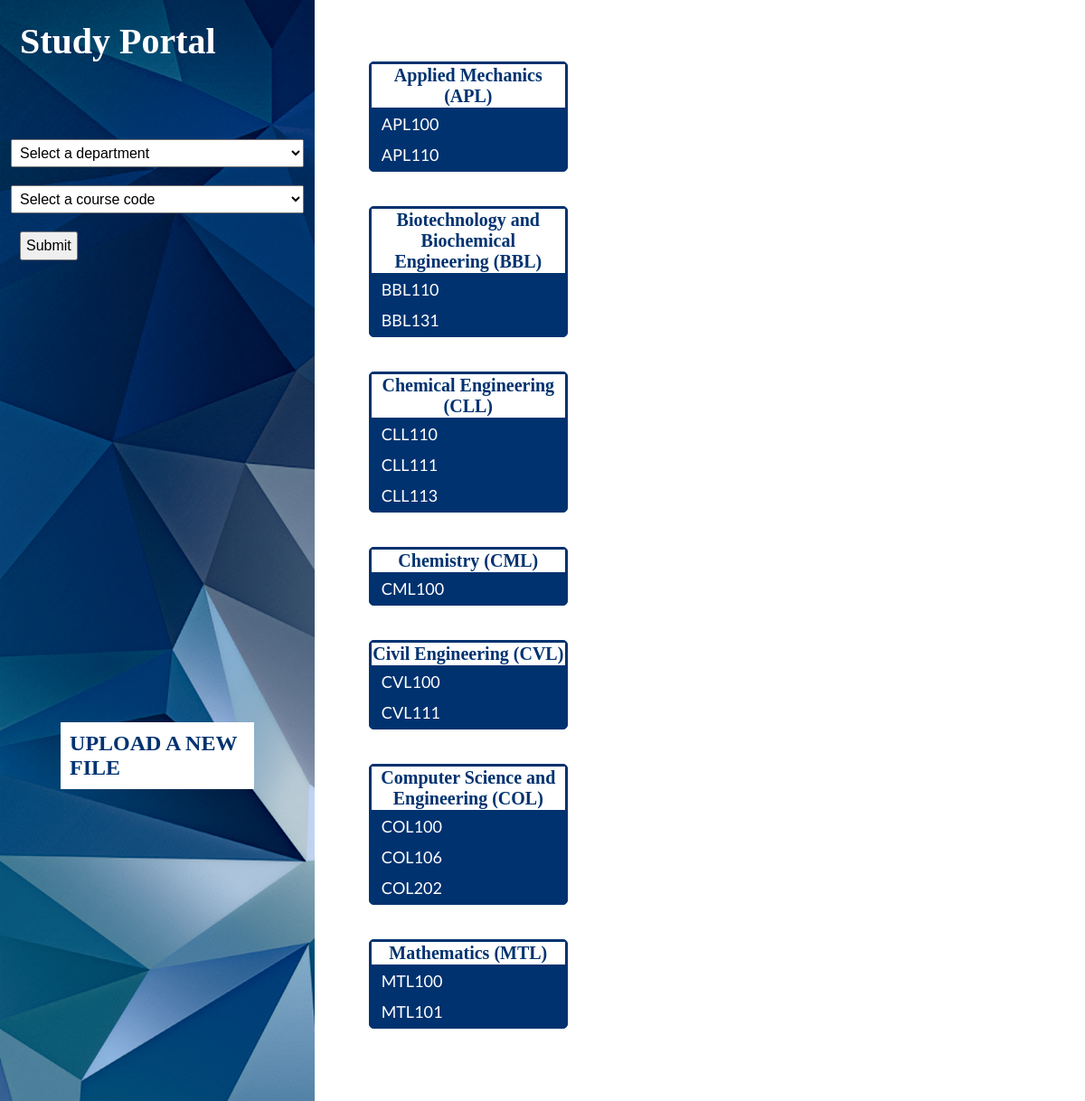
/studapp/, run on the app's committed database.
### studapp/models.py (models this page shows, shortened)
class Department(models.Model):
	dept=models.CharField(max_length=50)

class Course_code(models.Model):
	dept=models.ForeignKey(Department,on_delete=models.CASCADE)
	code=models.CharField(max_length=6)#like APL100

### studapp/views.py (the view)
def index(request):
	departments=Department.objects.order_by('dept')
	courses=Course_code.objects.order_by('code')
	context={'departments':departments,'courses':courses}
	return render(request,'studapp/index.html',context)

### studapp/templates/studapp/index.html (shortened to what this page needs)
{% load static %}
<html>
<head>
	<link type="text/css" rel="stylesheet" href="{% static 'studapp/style.css' %}"/>
</head>
<body>
  <div class="sidebar">
	<a href="/studapp/"><h1>Study Portal</h1></a>
	{% block sidebar %}
	<div class="input">
	<form action="/studapp/view" id='course_with_code' method='get'>
	<select name="department" form="course_with_code">
		 <option value="0" selected="selected">Select a department</option>
	</select>
	<select name="course_code" form="course_with_code">
		 <option value="0" selected="selected">Select a course code</option>
 	<input type="submit"></form></div>
	{% endblock %}
	<p class="upload">Upload a new file</p>
  </div>
  <div class="content">
	{% block content %}
	{% for dept in departments %}
		<table>
			<tr>
				<th>{{ dept.dept }}</th>
			</tr>
			{% for course in dept.course_code_set.all %}
			<tr>
				<td><a class="course" href="/studapp/view/?department={{ dept.id }}&course_code={{ course.id }}">{{ course.code }}</a></td>
			</tr>
			{% endfor %}
			<br /></table>
	{% endfor %}
	{% endblock %}
  </div>
</body>
</html>

### studapp/static/studapp/style.css (style rules this page uses)
* { box-sizing: border-box; }
body { margin: 0; padding:0; }
.sidebar, .content { color: #fff; }
.sidebar { width: 29%; height: 100%; left:0; top:0; position: fixed; padding: 1%; background-image: url("sidebar.png"); background-repeat: no-repeat; }
.content { width:71%; margin-left: 29% ; padding: 50px 5% 5% 5%; }
a { color: White; text-decoration: none; }
h1 { color: White; font-family: Calibri; font-size: 40px; margin: 10px; width: 100%; }
table { width: 30%; background-color: rgb(0,50,112); border-radius: 5px; border: 1px solid rgb(0,50,112); position: relative; margin-bottom: 20px; }
td { padding: 5px 5%; font-family: Lato; font-size: 18px; }
th { font-family: Calibri; font-size: 20px; background-color: White; margin: 5px; }
tr { color: rgb(0,50,112); }
select { padding: 5px; margin: 10px 0px; font-size: 16px; width: 100%; }
.input { padding-top: 20%; }
input { margin: 10px; font-size: 16px; padding: 5px; }
.upload { background-color: White; color: rgb(0,50,112); font-size: 24px; font-family: Lora; position: relative; top: 40%; width: 66%; margin-left: auto; margin-right: auto; padding: 10px; text-transform: uppercase; font-weight: 800; }

### data on the page
Department: dept "Applied Mechanics (APL)"
Course_code: code "APL100"
Course_code: code "APL110"
Department: dept "Biotechnology and Biochemical Engineering (BBL)"
Course_code: code "BBL110"
Course_code: code "BBL131"
Department: dept "Chemical Engineering (CLL)"
Course_code: code "CLL110"
Course_code: code "CLL111"
Course_code: code "CLL113"
Department: dept "Chemistry (CML)"
Course_code: code "CML100"
Department: dept "Civil Engineering (CVL)"
Course_code: code "CVL100"
Course_code: code "CVL111"
Department: dept "Computer Science and Engineering (COL)"
Course_code: code "COL100"
Course_code: code "COL106"
Course_code: code "COL202"
Department: dept "Mathematics (MTL)"
Course_code: code "MTL100"
Course_code: code "MTL101"
